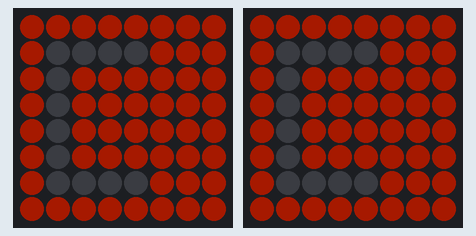
Simulated run of this sketch. Board: Arduino Mega 2560, built with avr-gcc and run on an emulated ATmega2560. On the bench: 2 × 8×8 RGB LED matrix (first LED top left, wired row by row). Dim RGB values are drawn brighter than linear.

Above: at 0.2 s.
At 5.57 s:
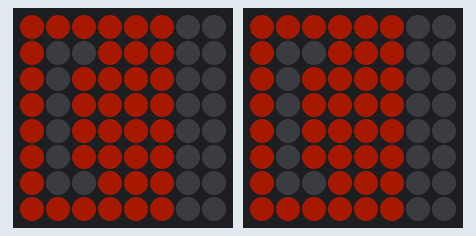
At 6.43 s:
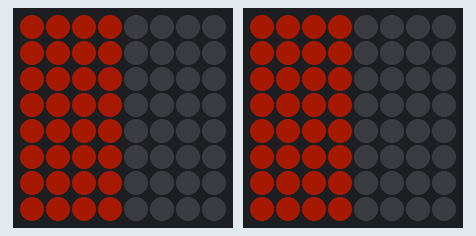
At 7.13 s:
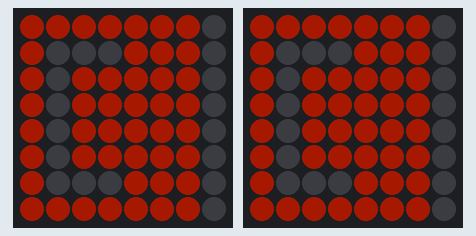

Measured:
- by itself, everything shown: repeats every 7.2 s, in 30 steps
- what the display in image 0 shows lasts 5.1 s, from 0.1 s to 5.2 s

The sketch:

blinkingEyes.ino
```cpp
#include <Adafruit_GFX.h>
#include <Adafruit_NeoMatrix.h>
#include <Adafruit_NeoPixel.h>

#define PIN_MATRIX_1 41
#define PIN_MATRIX_2 36
#define MATRIX_WIDTH 8
#define MATRIX_HEIGHT 8

Adafruit_NeoMatrix matrix1 = Adafruit_NeoMatrix(MATRIX_WIDTH, MATRIX_HEIGHT, PIN_MATRIX_1,
  NEO_MATRIX_TOP     + NEO_MATRIX_RIGHT +
  NEO_MATRIX_COLUMNS + NEO_MATRIX_PROGRESSIVE,
  NEO_GRB            + NEO_KHZ800);

Adafruit_NeoMatrix matrix2 = Adafruit_NeoMatrix(MATRIX_WIDTH, MATRIX_HEIGHT, PIN_MATRIX_2,
  NEO_MATRIX_TOP     + NEO_MATRIX_RIGHT +
  NEO_MATRIX_COLUMNS + NEO_MATRIX_PROGRESSIVE,
  NEO_GRB            + NEO_KHZ800);

void setup() {
  matrix1.begin();
  matrix2.begin();
  matrix1.setTextWrap(false);
  matrix2.setTextWrap(false);
  matrix1.setBrightness(40);
  matrix2.setBrightness(40);
  matrix1.fillScreen(0);
  matrix2.fillScreen(0);
  matrix1.show();
  matrix2.show();
}

void loop() {
  // Draw the shapes on matrix 1
  matrix1.drawRect(0, 0, 8, 8, matrix1.Color(255, 120, 30));
  matrix1.fillRect(5, 0, 3, 8, matrix1.Color(255, 120, 30));
  matrix1.fillRect(2, 2, 4, 4, matrix1.Color(255, 120, 30));
  matrix1.show();

  // Draw the same shapes on matrix 2
  matrix2.drawRect(0, 0, 8, 8, matrix2.Color(255, 120, 30));
  matrix2.fillRect(5, 0, 3, 8, matrix2.Color(255, 120, 30));
  matrix2.fillRect(2, 2, 4, 4, matrix2.Color(255, 120, 30));
  matrix2.show();

  delay(5000);

  // Clear both matrices
  matrix1.fillScreen(0);
  matrix2.fillScreen(0);
  matrix1.show();
  matrix2.show();

  // Draw the shapes on matrix 1
  matrix1.drawRect(0, 0, 7, 8, matrix1.Color(255, 120, 30));
  matrix1.fillRect(4, 0, 3, 8, matrix1.Color(255, 120, 30));
  matrix1.fillRect(2, 2, 4, 4, matrix1.Color(255, 120, 30));
  matrix1.show();

  // Draw the same shapes on matrix 2
  matrix2.drawRect(0, 0, 7, 8, matrix2.Color(255, 120, 30));
  matrix2.fillRect(4, 0, 3, 8, matrix2.Color(255, 120, 30));
  matrix2.fillRect(2, 2, 4, 4, matrix2.Color(255, 120, 30));
  matrix2.show();

    delay(100);

  // Clear both matrices
  matrix1.fillScreen(0);
  matrix2.fillScreen(0);
  matrix1.show();
  matrix2.show();

    // Draw the shapes on matrix 1
  matrix1.drawRect(0, 0, 6, 8, matrix1.Color(255, 120, 30));
  matrix1.fillRect(3, 0, 3, 8, matrix1.Color(255, 120, 30));
  matrix1.fillRect(2, 2, 4, 4, matrix1.Color(255, 120, 30));
  matrix1.show();

  // Draw the same shapes on matrix 2
  matrix2.drawRect(0, 0, 6, 8, matrix2.Color(255, 120, 30));
  matrix2.fillRect(3, 0, 3, 8, matrix2.Color(255, 120, 30));
  matrix2.fillRect(2, 2, 4, 4, matrix2.Color(255, 120, 30));
  matrix2.show();

    delay(100);

  // Clear both matrices
  matrix1.fillScreen(0);
  matrix2.fillScreen(0);
  matrix1.show();
  matrix2.show();

      // Draw the shapes on matrix 1
  matrix1.drawRect(0, 0, 5, 8, matrix1.Color(255, 120, 30));
  matrix1.fillRect(2, 0, 3, 8, matrix1.Color(255, 120, 30));
  matrix1.fillRect(2, 2, 3, 4, matrix1.Color(255, 120, 30));
  matrix1.show();

  // Draw the same shapes on matrix 2
  matrix2.drawRect(0, 0, 5, 8, matrix2.Color(255, 120, 30));
  matrix2.fillRect(2, 0, 3, 8, matrix2.Color(255, 120, 30));
  matrix2.fillRect(2, 2, 3, 4, matrix2.Color(255, 120, 30));
  matrix2.show();

    delay(100);

  // Clear both matrices
  matrix1.fillScreen(0);
  matrix2.fillScreen(0);
  matrix1.show();
  matrix2.show();

  // Draw the shapes on matrix 1
  matrix1.drawRect(0, 0, 4, 8, matrix1.Color(255, 120, 30));
  matrix1.fillRect(1, 0, 3, 8, matrix1.Color(255, 120, 30));
  matrix1.fillRect(2, 2, 2, 4, matrix1.Color(255, 120, 30));
  matrix1.show();

  // Draw the same shapes on matrix 2
  matrix2.drawRect(0, 0, 4, 8, matrix2.Color(255, 120, 30));
  matrix2.fillRect(1, 0, 3, 8, matrix2.Color(255, 120, 30));
  matrix2.fillRect(2, 2, 2, 4, matrix2.Color(255, 120, 30));
  matrix2.show();

    delay(100);

  // Clear both matrices
  matrix1.fillScreen(0);
  matrix2.fillScreen(0);
  matrix1.show();
  matrix2.show();

    // Draw the shapes on matrix 1
  matrix1.drawRect(0, 0, 3, 8, matrix1.Color(255, 120, 30));
  matrix1.fillRect(0, 0, 3, 8, matrix1.Color(255, 120, 30));
  matrix1.show();

  // Draw the same shapes on matrix 2
  matrix2.drawRect(0, 0, 3, 8, matrix2.Color(255, 120, 30));
  matrix2.fillRect(0, 0, 3, 8, matrix2.Color(255, 120, 30));
  matrix2.show();

    delay(100);

  // Clear both matrices
  matrix1.fillScreen(0);
  matrix2.fillScreen(0);
  matrix1.show();
  matrix2.show();

  // from the top!

  // Draw the shapes on matrix 1
  matrix1.drawRect(0, 0, 4, 8, matrix1.Color(255, 120, 30));
  matrix1.fillRect(1, 0, 3, 8, matrix1.Color(255, 120, 30));
  matrix1.fillRect(2, 2, 2, 4, matrix1.Color(255, 120, 30));
  matrix1.show();

  // Draw the same shapes on matrix 2
  matrix2.drawRect(0, 0, 4, 8, matrix2.Color(255, 120, 30));
  matrix2.fillRect(1, 0, 3, 8, matrix2.Color(255, 120, 30));
  matrix2.fillRect(2, 2, 2, 4, matrix2.Color(255, 120, 30));
  matrix2.show();

    delay(100);

  // Clear both matrices
  matrix1.fillScreen(0);
  matrix2.fillScreen(0);
  matrix1.show();
  matrix2.show();

  // Draw the shapes on matrix 1
  matrix1.drawRect(0, 0, 5, 8, matrix1.Color(255, 120, 30));
  matrix1.fillRect(2, 0, 3, 8, matrix1.Color(255, 120, 30));
  matrix1.fillRect(2, 2, 3, 4, matrix1.Color(255, 120, 30));
  matrix1.show();

  // Draw the same shapes on matrix 2
  matrix2.drawRect(0, 0, 5, 8, matrix2.Color(255, 120, 30));
  matrix2.fillRect(2, 0, 3, 8, matrix2.Color(255, 120, 30));
  matrix2.fillRect(2, 2, 3, 4, matrix2.Color(255, 120, 30));
  matrix2.show();

    delay(100);

  // Clear both matrices
  matrix1.fillScreen(0);
  matrix2.fillScreen(0);
  matrix1.show();
  matrix2.show();

      // Draw the shapes on matrix 1
  matrix1.drawRect(0, 0, 6, 8, matrix1.Color(255, 120, 30));
  matrix1.fillRect(3, 0, 3, 8, matrix1.Color(255, 120, 30));
  matrix1.fillRect(2, 2, 4, 4, matrix1.Color(255, 120, 30));
  matrix1.show();

  // Draw the same shapes on matrix 2
  matrix2.drawRect(0, 0, 6, 8, matrix2.Color(255, 120, 30));
  matrix2.fillRect(3, 0, 3, 8, matrix2.Color(255, 120, 30));
  matrix2.fillRect(2, 2, 4, 4, matrix2.Color(255, 120, 30));
  matrix2.show();

    delay(100);

  // Clear both matrices
  matrix1.fillScreen(0);
  matrix2.fillScreen(0);
  matrix1.show();
  matrix2.show();

    // Draw the shapes on matrix 1
  matrix1.drawRect(0, 0, 7, 8, matrix1.Color(255, 120, 30));
  matrix1.fillRect(4, 0, 3, 8, matrix1.Color(255, 120, 30));
  matrix1.fillRect(2, 2, 4, 4, matrix1.Color(255, 120, 30));
  matrix1.show();

  // Draw the same shapes on matrix 2
  matrix2.drawRect(0, 0, 7, 8, matrix2.Color(255, 120, 30));
  matrix2.fillRect(4, 0, 3, 8, matrix2.Color(255, 120, 30));
  matrix2.fillRect(2, 2, 4, 4, matrix2.Color(255, 120, 30));
  matrix2.show();

    delay(100);

  // Clear both matrices
  matrix1.fillScreen(0);
  matrix2.fillScreen(0);
  matrix1.show();
  matrix2.show();
}
```
